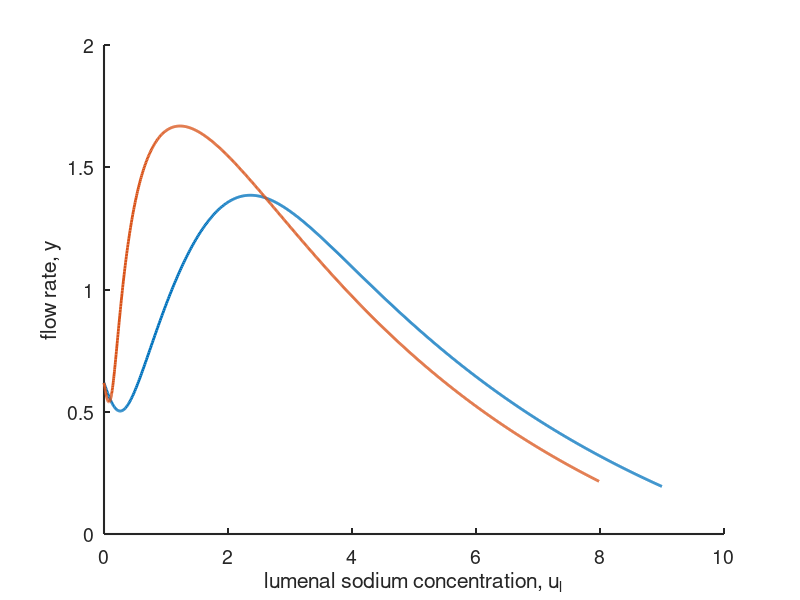

This chart was generated by the following MATLAB code:
% Fluid absorption as a function of lumenal Na concentration,
% in nondimensional variables.


clear all
close all
clc

% First reproduce the figure in the gastrointestinal chapter.

beta = 1;
gam = 10;
rho = 1;
u0 = 1;

ui = linspace(0,8,1000);
fi = (ui.^3)./(1+ui.^3) ;
ul = ui + beta*fi;

a = rho;
b = rho + ul;
c = ui - u0 + (1-gam)*beta*fi;
y = (-b + (b.^2 - 4*a*c).^0.5)./(2*a);

plot(ul,y,'LineWidth',2)
xlabel('lumenal sodium concentration, u_l')
ylabel('flow rate, y')
set(gca,'FontSize',14,'LineWidth',1.5)
box off
hold on

% Next add to the figure the curve assuming that the Na flux depends on the
## voltage

V = -1;
ul = ui*exp(V).*exp(beta*fi);

a = rho;
b = rho + ul;
c = ui - u0 + (1-gam)*beta*fi;
y = (-b + (b.^2 - 4*a*c).^0.5)./(2*a);

plot(ul,y,'LineWidth',2)

% Save the file. For convenience. You probably don't want this line.
%saveas(1,'../../Math-Physiol-3rd-Edition/figures/chap18_gastrointestinal/exercises/ex_sodium_flux.png')
